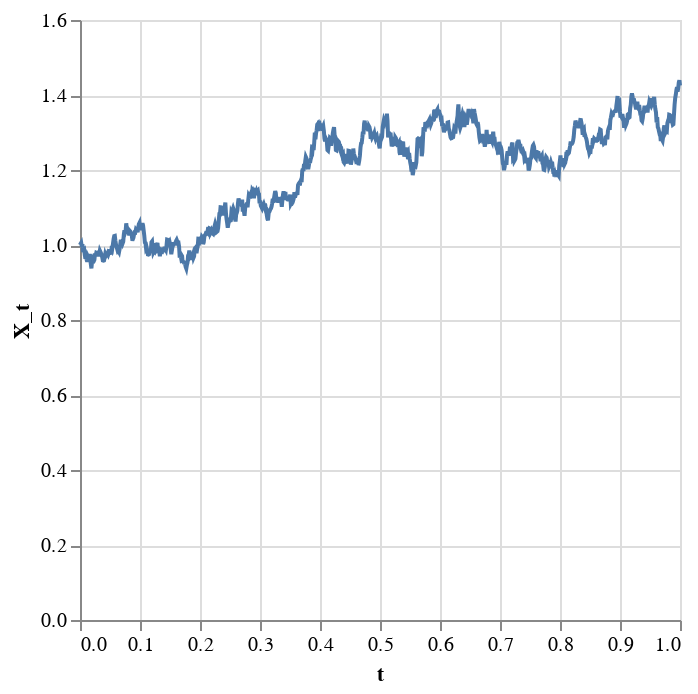

Notebook source saved alongside this figure:
### Markdown cell above
Use your function to simulate geometric brownian motion, $X(t)$ for $X_0=1.0$, $\mu=0.5$ and $\sigma=0.3$ with the Wiener process you computed above.

Visualize the process using Altair with `t` on the x-axis and `X(t)` on the y-axis and a line mark:

### Code cell
X_t=geo_brownian(t,W,X0=1.0,mu=0.5,sigma=0.3)
df=pd.DataFrame({'t':t,'X_t':X_t})
alt.Chart(df).mark_line().encode(
    x='t', y='X_t'
)

### Figure 1 — Vega-Lite specification as saved in the notebook (floating-point values rounded to 4 significant figures; data arrays with more than 128 entries replaced by an {"elided": "..."} marker saying what was removed)
{"$schema": "https://vega.github.io/schema/vega-lite/v1.2.1.json", "data": {"values": {"elided": "1000 records"}}, "encoding": {"x": {"field": "t", "type": "quantitative"}, "y": {"field": "X_t", "type": "quantitative"}}, "mark": "line"}
